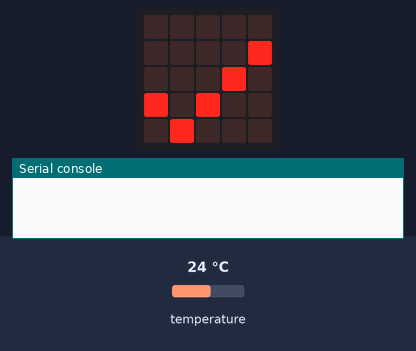
The program below on a simulated BBC micro:bit running MicroPython. Parts: the board's 5×5 LED display, the last lines printed to the serial console. Inputs (shaded band) come from the test bench; at power-on: temperature 24 °C. No radio messages arrive unless stated (any console line starting 'radio sent:' is added by the test bench).

Above: at 1.2 s.
1.3 s: temperature set to 33 °C
At 2.4 s:
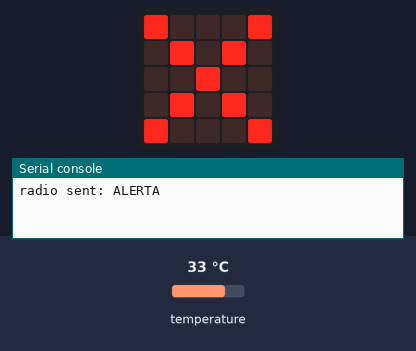
3.5 s: temperature set to 12 °C
At 5.2 s:
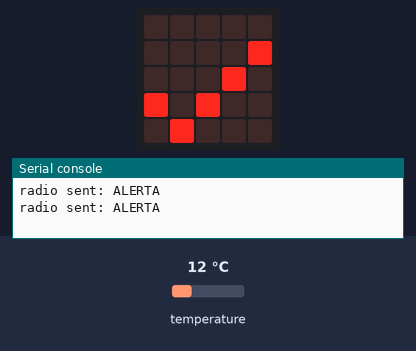
5.5 s: temperature set to 41 °C
At 6.8 s:
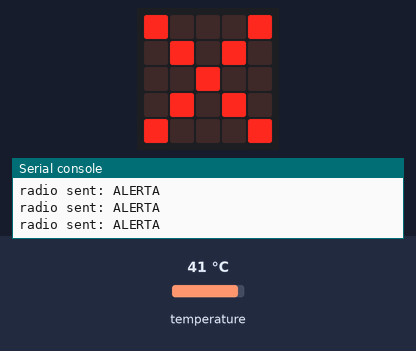
Timing chart, 0 to 8.5 s (numbered marks = the images above; inputs shaded):
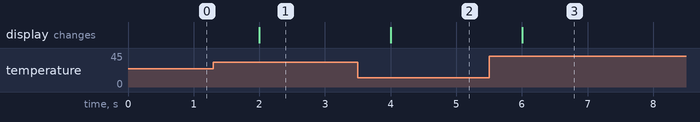

The program:

B_alerta_emissor_minim.py
```python
# Solucionari Repte SA8-B · Sistema d'alerta - EMISSOR (REQUISIT MINIM)
# Quan se supera un llindar (temperatura), envia una alerta per radio.
# NOTA: cada equip, un group propi.

from microbit import *
import radio

radio.on()
radio.config(group=10)

LLINDAR = 28   # graus C

while True:
    t = temperature()
    if t > LLINDAR:
        radio.send("ALERTA")
        display.show(Image.NO)
    else:
        display.show(Image.YES)
    sleep(1000)
```

Measured:
- after the input at 1.3 s, the display: changes after 0.70 s (image 1)
- after the input at 3.5 s, the display: changes after 0.50 s (image 2)
- after the input at 5.5 s, the display: changes after 0.51 s (image 3)
